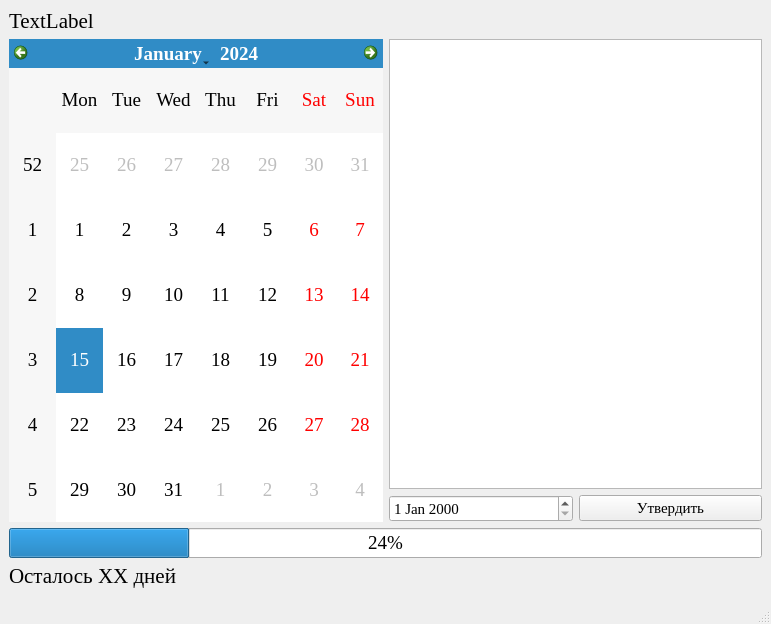
<?xml version="1.0" encoding="UTF-8"?>
<ui version="4.0">
 <class>MainWindow</class>
 <widget class="QMainWindow" name="MainWindow">
  <property name="geometry">
   <rect>
    <x>0</x>
    <y>0</y>
    <width>771</width>
    <height>624</height>
   </rect>
  </property>
  <property name="font">
   <font>
    <family>Times New Roman</family>
    <pointsize>14</pointsize>
    <weight>50</weight>
    <bold>false</bold>
   </font>
  </property>
  <property name="windowTitle">
   <string>Расписание с элементами напоминания</string>
  </property>
  <widget class="QWidget" name="centralwidget">
   <layout class="QVBoxLayout" name="verticalLayout_3">
    <item>
     <widget class="QLabel" name="label_2">
      <property name="font">
       <font>
        <pointsize>16</pointsize>
       </font>
      </property>
      <property name="text">
       <string>TextLabel</string>
      </property>
     </widget>
    </item>
    <item>
     <layout class="QVBoxLayout" name="verticalLayout_2">
      <item>
       <layout class="QHBoxLayout" name="horizontalLayout_2">
        <item>
         <widget class="QCalendarWidget" name="calendarWidget"/>
        </item>
        <item>
         <layout class="QVBoxLayout" name="verticalLayout">
          <item>
           <widget class="QPlainTextEdit" name="plainTextEdit"/>
          </item>
          <item>
           <layout class="QHBoxLayout" name="horizontalLayout">
            <item>
             <widget class="QDateEdit" name="dateEdit">
              <property name="font">
               <font>
                <pointsize>11</pointsize>
               </font>
              </property>
             </widget>
            </item>
            <item>
             <widget class="QPushButton" name="pushButton">
              <property name="font">
               <font>
                <pointsize>11</pointsize>
               </font>
              </property>
              <property name="text">
               <string>Утвердить</string>
              </property>
             </widget>
            </item>
           </layout>
          </item>
         </layout>
        </item>
       </layout>
      </item>
      <item>
       <widget class="QProgressBar" name="progressBar">
        <property name="value">
         <number>24</number>
        </property>
        <property name="textDirection">
         <enum>QProgressBar::TopToBottom</enum>
        </property>
       </widget>
      </item>
     </layout>
    </item>
    <item>
     <widget class="QLabel" name="label">
      <property name="font">
       <font>
        <pointsize>16</pointsize>
       </font>
      </property>
      <property name="text">
       <string>Осталось XX дней</string>
      </property>
     </widget>
    </item>
   </layout>
  </widget>
  <widget class="QMenuBar" name="menubar">
   <property name="geometry">
    <rect>
     <x>0</x>
     <y>0</y>
     <width>771</width>
     <height>21</height>
    </rect>
   </property>
  </widget>
  <widget class="QStatusBar" name="statusbar"/>
 </widget>
 <resources/>
 <connections/>
</ui>
